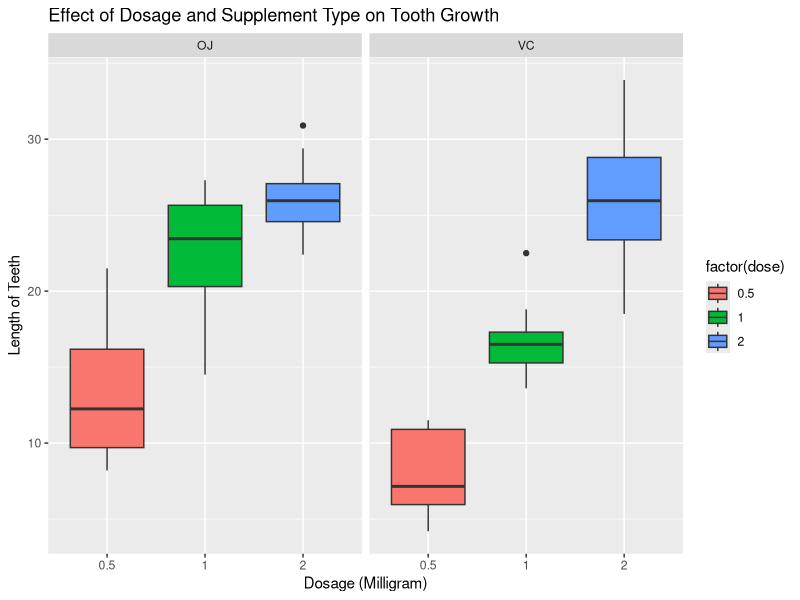

Source code (R): (Note: this script raises an error after producing the figure.)
## ---- chunk 1
library(datasets)
data(ToothGrowth)
## ---- chunk 2
head(ToothGrowth)
tail(ToothGrowth)
str(ToothGrowth)
## ---- chunk 3
ToothGrowth$dose <- as.factor(ToothGrowth$dose)
table(ToothGrowth$supp, ToothGrowth$dose)
summary(ToothGrowth)
mean(ToothGrowth$len)
sd(ToothGrowth$len)
## ---- chunk 4
require(ggplot2, quietly = TRUE)
plot <- ggplot(ToothGrowth, aes(x=factor(dose),y=len,fill=factor(dose)))
plot + geom_boxplot(notch=F) + facet_grid(.~supp) +
     scale_x_discrete("Dosage (Milligram)") +   
     scale_y_continuous("Length of Teeth") +  
     ggtitle("Effect of Dosage and Supplement Type on Tooth Growth")
## ---- chunk 5
supp.t1 <- t.test(len~supp, paired=F, var.equal=T, data=ToothGrowth)
supp.t2 <- t.test(len~supp, paired=F, var.equal=F, data=ToothGrowth)
supp.result <- data.frame("p-value"=c(supp.t1$p.value, supp.t2$p.value),
                          "Conf-Low"=c(supp.t1$conf[1],supp.t2$conf[1]),
                          "Conf-High"=c(supp.t1$conf[2],supp.t2$conf[2]),
                          row.names=c("Equal Var","Unequal Var"))
supp.result
